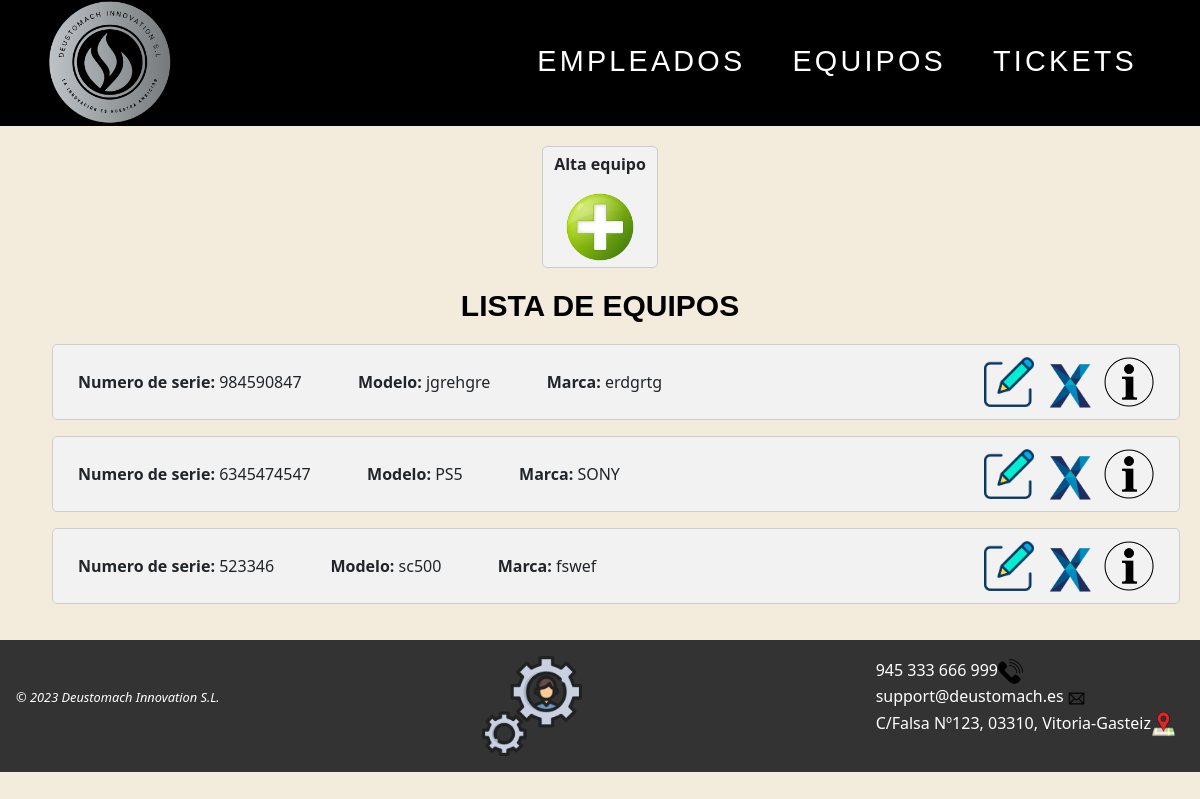
/AppWeb/listadoEquipos/, run on an earlier commit of the app's database.
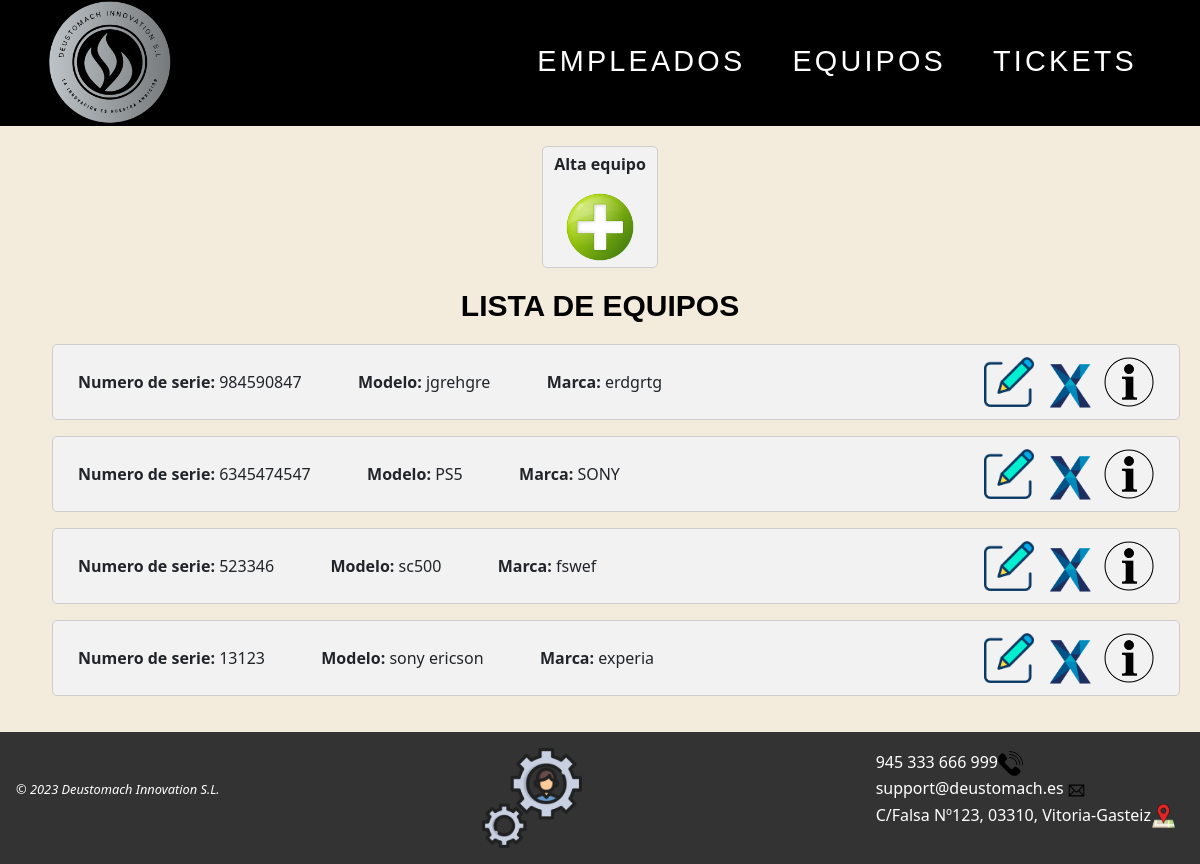
And on a later commit of the database.
### AppWeb/models.py (models this page shows, shortened)
class Equipo(models.Model):
    nserie = models.CharField(max_length=20, unique=True)
    modelo = models.CharField(max_length=50)
    marca = models.CharField(max_length=30)
    tipo = models.CharField(max_length=20)
    fechaAdquisicion = models.DateField()
    fechaPuestaMarcha = models.DateField()
    provNombre = models.CharField(max_length=30)
    provTelefono = models.IntegerField(default=0)
    planta = models.CharField(max_length=15)

### AppWeb/views.py (the view)
# urls.py: path('AppWeb/listadoEquipos/', ListaEquipo.as_view(), name='listado-equipo'),
class ListaEquipo(ListView):
    model = Equipo
    template_name = 'listadoEquipos.html'

### AppWeb/Templates/listadoEquipos.html (shortened to what this page needs)
{% extends "homeEquipos.html" %}
{% load static %}
{% block contenido %}
<div class="contenido">
    <div id="mas">
        <p><b>Alta equipo</b></p>
        <a href="{% url 'gestion:crear-equipo' %}"><img class="crear" src="{% static 'images/añadirusr.png' %}" width="70px" title="Crear equipo nuevo"></a>
    </div>
    <h1>LISTA DE EQUIPOS</h1>
    {% if object_list %}
        {% for eq in object_list %}
        <ul>
            <div class="objetos">
                <span><b>Numero de serie: </b>{{eq.nserie}}</span> &emsp;&emsp;&emsp;
                <b>Modelo: </b>{{eq.modelo}}</span> &emsp;&emsp;&emsp;
                <b>Marca: </b>{{eq.marca}}</span>
                <a id="objetos1" href="{% url 'gestion:detalle-equipo' eq.id %}"><img src="{% static 'images/info.png' %}"  title="Pulsa para ver los detalles del equipo" width="50px"></a>
                <a id="objetos1" href="{% url 'gestion:borrar-equipo' eq.id %}"><img src="{% static 'images/delete.png' %}" title="Haz clic para eliminar el equipo" width="50px"></a>
                <a id="objetos1" href="{% url 'gestion:modificar-equipo' eq.id %}"><img src="{% static 'images/editar.png' %}" title="Haz clic para editar este equipo"  width="50px" ></a>
            </div>
        </ul>
        {% endfor %}
    {% else %}
        <h1>No hay equipos disponibles</h1>
    {% endif %}
</div>
{% endblock %}

What changed in the data, as far as the page shows it:
added Equipo: nserie "13123", modelo "sony ericson", marca "experia"
